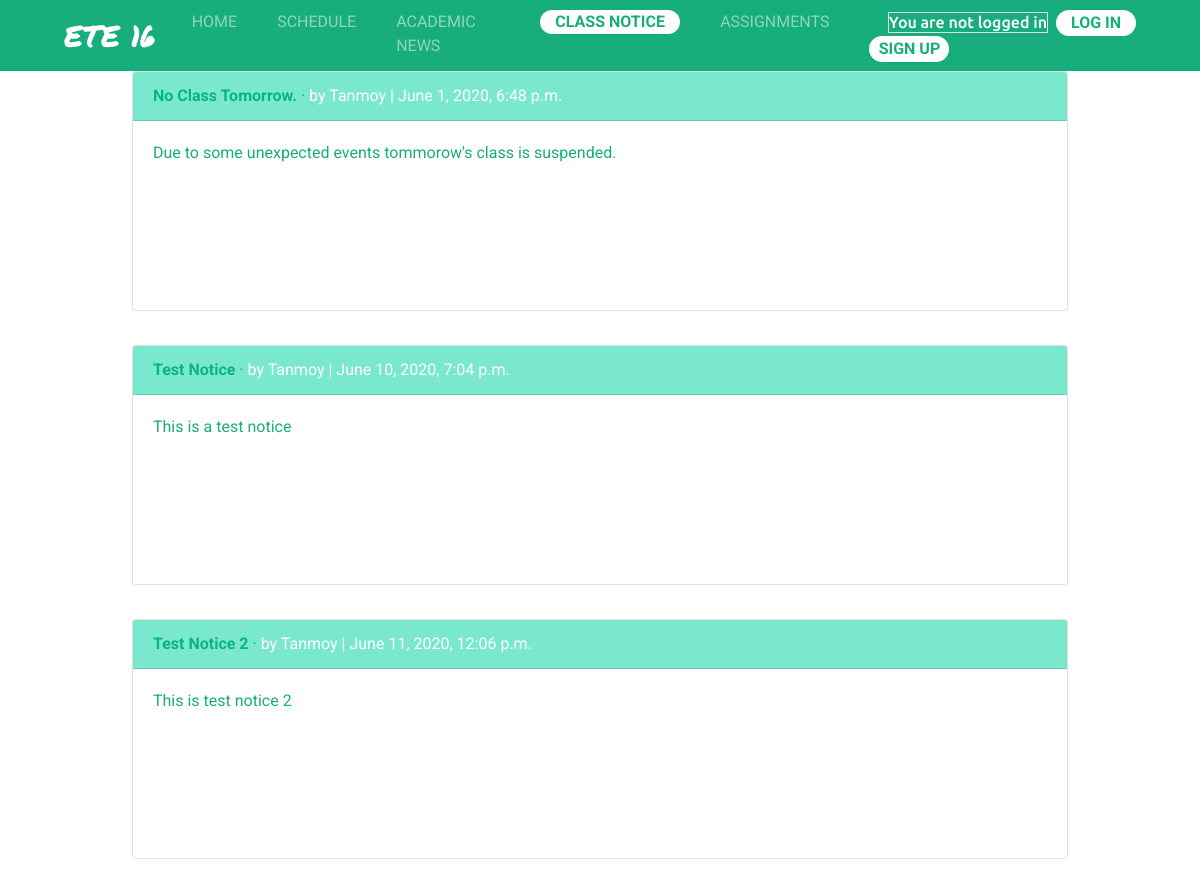
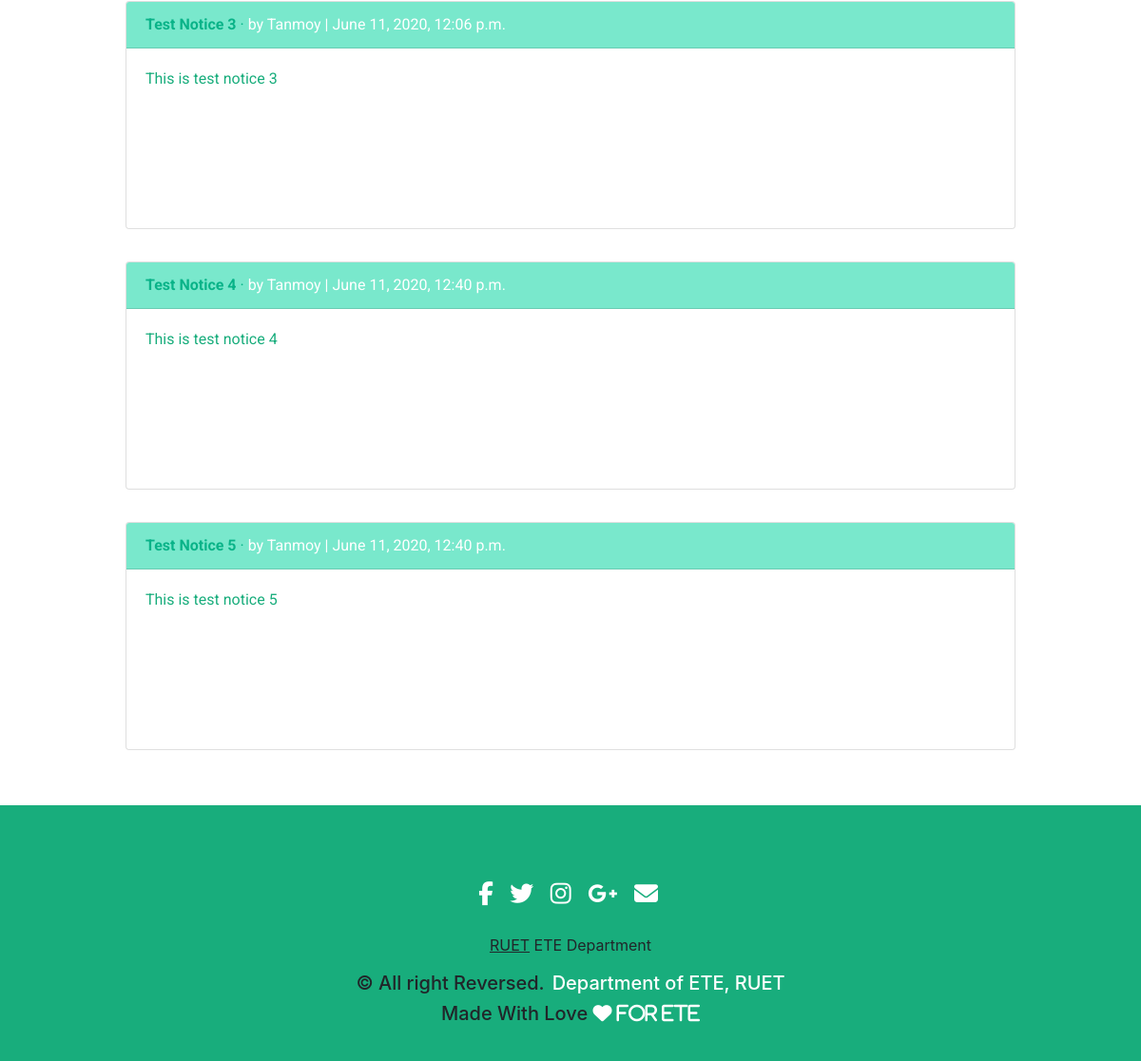
The page /class_notice/ on the database its author committed (2 pictures, top to bottom).
### ClassNotice/models.py (models this page shows, shortened)
class ClassNotice(models.Model):
	title = models.CharField(max_length=255)
	body = models.TextField()
	date = models.DateTimeField(auto_now_add = True)
	author = models.ForeignKey(
		settings.AUTH_USER_MODEL,
		on_delete = models.CASCADE,
		)

### users/models.py (models this page shows)
class CustomUser(AbstractUser):
	roll = models.IntegerField(validators=[MinValueValidator(1604001),MaxValueValidator(1604060)],null=True,blank=False)
	email = models.EmailField(null=False,blank=False)
	REQUIRED_FIELDS = ['roll','email']

### ClassNotice/views.py (the view)
# urls.py: path('',ClassNoticeView.as_view(),name='class_notice_list')
class ClassNoticeView(ListView):
	model = ClassNotice
	template_name = 'class_notice_list.html'

### templates/class_notice_list.html (shortened to what this page needs)
{% extends 'base.html' %}
{% block content %}
  {% for notice in object_list %}
    <div class="card custom-card">
      <div class="card-header">
        <span class="font-weight-bold">{{ notice.title }}</span> &middot;
        <span class="card-author">by {{ notice.author }} | {{ notice.date }}</span>
      </div>
      <div class="card-body">
        {{ notice.body }}
      </div>
    </div>
    <br />
  {% endfor %}
{% endblock content %}

### static/css/base.css (style rules this page uses)
.card { width: 20rem; height: 15rem; font-family: 'Lato', sans-serif; font-family: 'Open Sans', sans-serif; font-family: 'Roboto', sans-serif; }
.card::before, .card::after { position: absolute; top: 0; right: 0; bottom: 0; left: 0; transform: scale3d(0, 0, 1); transition: transform .3s ease-out 0s; background: rgba(255, 255, 255, 0.1); content: ''; pointer-events: none; }
.card::before { transform-origin: left top; }
.card::after { transform-origin: right bottom; }
.card .card-header { background: #79e8cc; color : #09b388; }
.card .card-body { color: #18AD7C !important; }
.custom-card { width: 80%; height: 15rem; font-family: 'Lato', sans-serif; font-family: 'Open Sans', sans-serif; font-family: 'Roboto', sans-serif; margin: 0 auto; float: none; margin-bottom: 10px; }
.custom-card .card-author { color: white; }

### rows shown on the page
ClassNotice: title "No Class Tomorrow.", author "Tanmoy", date "June 1, 2020, 6:48 p.m.", body "Due to some unexpected events tommorow's class is suspended."
ClassNotice: title "Test Notice", author "Tanmoy", date "June 10, 2020, 7:04 p.m.", body "This is a test notice"
ClassNotice: title "Test Notice 2", author "Tanmoy", date "June 11, 2020, 12:06 p.m.", body "This is test notice 2"
ClassNotice: title "Test Notice 3", author "Tanmoy", date "June 11, 2020, 12:06 p.m.", body "This is test notice 3"
ClassNotice: title "Test Notice 4", author "Tanmoy", date "June 11, 2020, 12:40 p.m.", body "This is test notice 4"
ClassNotice: title "Test Notice 5", author "Tanmoy", date "June 11, 2020, 12:40 p.m.", body "This is test notice 5"
